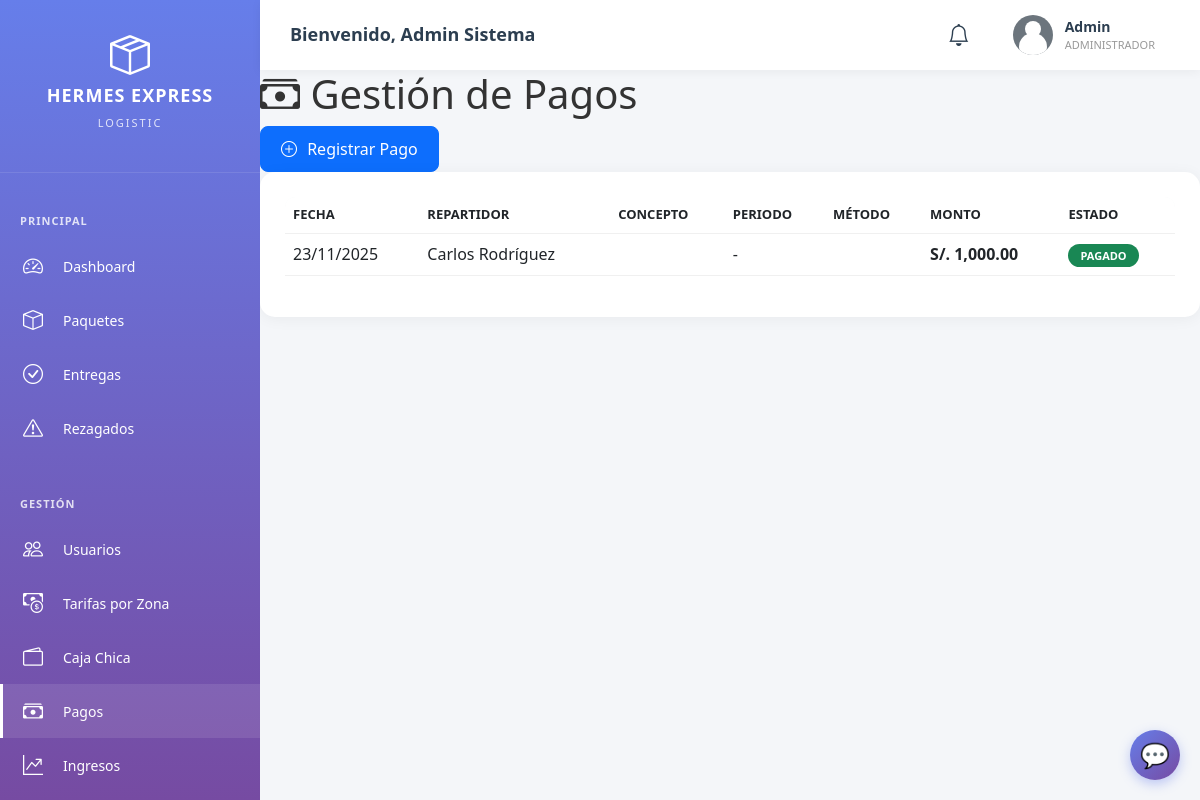
/admin/pagos.php (signed in), run on the app's committed database.
### tables this page shows
CREATE TABLE IF NOT EXISTS pagos (
    id INT PRIMARY KEY AUTO_INCREMENT,
    repartidor_id INT NOT NULL,
    concepto VARCHAR(200),
    periodo VARCHAR(100),
    monto DECIMAL(10, 2),
    periodo_inicio DATE NULL,
    periodo_fin DATE NULL,
    total_paquetes INT DEFAULT 0,
    monto_por_paquete DECIMAL(10, 2),
    bonificaciones DECIMAL(10, 2) DEFAULT 0,
    deducciones DECIMAL(10, 2) DEFAULT 0,
    total_pagar DECIMAL(10, 2) NULL,
    estado ENUM('pendiente', 'pagado', 'cancelado') DEFAULT 'pendiente',
    fecha_pago TIMESTAMP NULL,
    metodo_pago ENUM('efectivo', 'transferencia', 'cheque'),
    registrado_por INT,
    notas TEXT,
    generado_por INT,
    fecha_generacion TIMESTAMP DEFAULT CURRENT_TIMESTAMP,
    INDEX idx_repartidor (repartidor_id),
    INDEX idx_estado (estado),
    INDEX idx_fecha_pago (fecha_pago),
    INDEX idx_registrado_por (registrado_por)
);

CREATE TABLE IF NOT EXISTS usuarios (
    id INT PRIMARY KEY AUTO_INCREMENT,
    nombre VARCHAR(100) NOT NULL,
    apellido VARCHAR(100) NOT NULL,
    email VARCHAR(150) UNIQUE NOT NULL,
    telefono VARCHAR(20),
    password VARCHAR(255) NOT NULL,
    rol ENUM('admin', 'asistente', 'repartidor') NOT NULL,
    foto_perfil VARCHAR(255) DEFAULT 'default.png',
    estado ENUM('activo', 'inactivo', 'suspendido') DEFAULT 'activo',
    fecha_registro TIMESTAMP DEFAULT CURRENT_TIMESTAMP,
    ultimo_acceso TIMESTAMP NULL,
    INDEX idx_email (email),
    INDEX idx_rol (rol)
);

### config/database.php (called while the page is built, shortened)
<?php
class Database {
    private static $instance = null;
    public static function getInstance() {
        if (self::$instance === null) {
            self::$instance = new Database();
        }
        return self::$instance;
    }
    public function fetchAll($result) {
        $rows = [];
        if ($result && is_object($result)) {
            if ($result instanceof mysqli_result) {
                while ($row = $result->fetch_assoc()) {
                    $rows[] = $row;
                }
            }
        } elseif (is_array($result)) {
            return $result;
        }
        return $rows;
    }
}
?>

### config/config.php (called while the page is built, shortened)
<?php
require_once __DIR__ . '/database.php';
function formatCurrency($amount) {
    return 'S/. ' . number_format($amount, 2);
}
function formatDate($date) {
    return date('d/m/Y', strtotime($date));
}

### admin/pagos.php (the view, shortened to what this page needs)
<?php
require_once '../config/config.php';
$pageTitle = 'Gestión de Pagos';
$db = Database::getInstance()->getConnection();
$check_column = $db->query("SHOW COLUMNS FROM pagos LIKE 'concepto'");
$tiene_concepto = ($check_column && $check_column->num_rows > 0);
if ($tiene_concepto) {
    $stmt = $db->query("SELECT p.*, u.nombre, u.apellido FROM pagos p
                        LEFT JOIN usuarios u ON p.repartidor_id = u.id
                        ORDER BY p.fecha_pago DESC LIMIT 100");
}
$pagos = Database::getInstance()->fetchAll($stmt);
?>
<!DOCTYPE html>
<html lang="es">
<head>
    <link href="https://cdn.jsdelivr.net/npm/bootstrap@5.3.0/dist/css/bootstrap.min.css" rel="stylesheet">
    <link rel="stylesheet" href="https://cdn.jsdelivr.net/npm/bootstrap-icons@1.11.0/font/bootstrap-icons.css">
    <link rel="stylesheet" href="../assets/css/dashboard.css">
</head>
<body>
    <?php include 'includes/header.php'; ?>
    <div class="dashboard-container">
        <?php include 'includes/sidebar.php'; ?>
        <main class="main-content">
            <div class="content-header">
                <h1><i class="bi bi-cash-stack"></i> <?php echo $pageTitle; ?></h1>
                <button class="btn btn-primary" data-bs-toggle="modal" data-bs-target="#modalNuevo">
                    <i class="bi bi-plus-circle"></i> Registrar Pago
                </button>
            </div>
            <div class="card">
                <div class="card-body">
                    <div class="table-responsive">
                        <table class="table table-hover">
                            <thead>
                                <tr>
                                    <th>Fecha</th>
                                    <th>Repartidor</th>
                                    <th>Concepto</th>
                                    <th>Periodo</th>
                                    <th>Método</th>
                                    <th>Monto</th>
                                    <th>Estado</th>
                                </tr>
                            </thead>
                            <tbody>
                                <?php foreach ($pagos as $pago): ?>
                                <tr>
                                    <td><?php echo formatDate($pago['fecha_pago']); ?></td>
                                    <td><?php echo $pago['nombre'] . ' ' . $pago['apellido']; ?></td>
                                    <td><?php echo $pago['concepto']; ?></td>
                                    <td><?php echo $pago['periodo'] ?: '-'; ?></td>
                                    <td><span class="badge bg-info"><?php echo ucfirst($pago['metodo_pago']); ?></span></td>
                                    <td><strong><?php echo formatCurrency($pago['monto']); ?></strong></td>
                                    <td>
                                        <?php
                                        $badges = ['pendiente' => 'warning', 'pagado' => 'success', 'cancelado' => 'danger'];
                                        ?>
                                        <span class="badge bg-<?php echo $badges[$pago['estado']]; ?>">
                                            <?php echo ucfirst($pago['estado']); ?>
                                        </span>
                                    </td>
                                </tr>
                                <?php endforeach; ?>
                            </tbody>
                        </table>
                    </div>
                </div>
            </div>
        </main>
    </div>
    <?php include 'includes/chatbot_widget.php'; ?>
</body>
</html>

### assets/css/dashboard.css (style rules this page uses)
:root { --primary-color: #667eea; --secondary-color: #764ba2; --success-color: #28a745; --danger-color: #dc3545; --warning-color: #ffc107; --info-color: #17a2b8; --dark-color: #2c3e50; --light-color: #f8f9fa; --sidebar-width: 260px; --header-height: 70px; }
* { margin: 0; padding: 0; box-sizing: border-box; }
body { font-family: 'Segoe UI', Tahoma, Geneva, Verdana, sans-serif; background: #f4f6f9; color: #333; overflow-x: hidden; }
.dashboard-container { display: flex; min-height: 100vh; }
.main-content { margin-left: var(--sidebar-width); margin-top: var(--header-height); min-height: calc(100vh - var(--header-height)); width: calc(100% - var(--sidebar-width)); flex: 1; padding: 0; }
.card { background: white; border-radius: 15px; box-shadow: 0 2px 15px rgba(0, 0, 0, 0.05); margin-bottom: 25px; border: none; }
.card-body { padding: 25px; }
.table-responsive { border-radius: 10px; overflow: hidden; }
table { width: 100%; margin-bottom: 0; }
thead { background: #f8f9fa; }
th { padding: 15px; font-weight: 600; font-size: 13px; text-transform: uppercase; color: #666; }
td { padding: 15px; vertical-align: middle; }
tr { border-bottom: 1px solid #f0f0f0; }
.badge { padding: 6px 12px; border-radius: 20px; font-size: 11px; font-weight: 600; text-transform: uppercase; }
.btn { padding: 10px 20px; border-radius: 8px; font-weight: 500; transition: all 0.3s ease; }
.btn i { margin-right: 6px; }

### data on the page
pagos: fecha_pago "23/11/2025", repartidor.nombre "Carlos", repartidor.apellido "Rodríguez", periodo "-", monto "S/. 1,000.00", estado "PAGADO"

### other printed values
$_SESSION['nombre'] . ' ' . ($_SESSION['apellido'] ?? '') "Admin Sistema"
$_SESSION['nombre'] "Admin"
$pageTitle "Gestión de Pagos"
